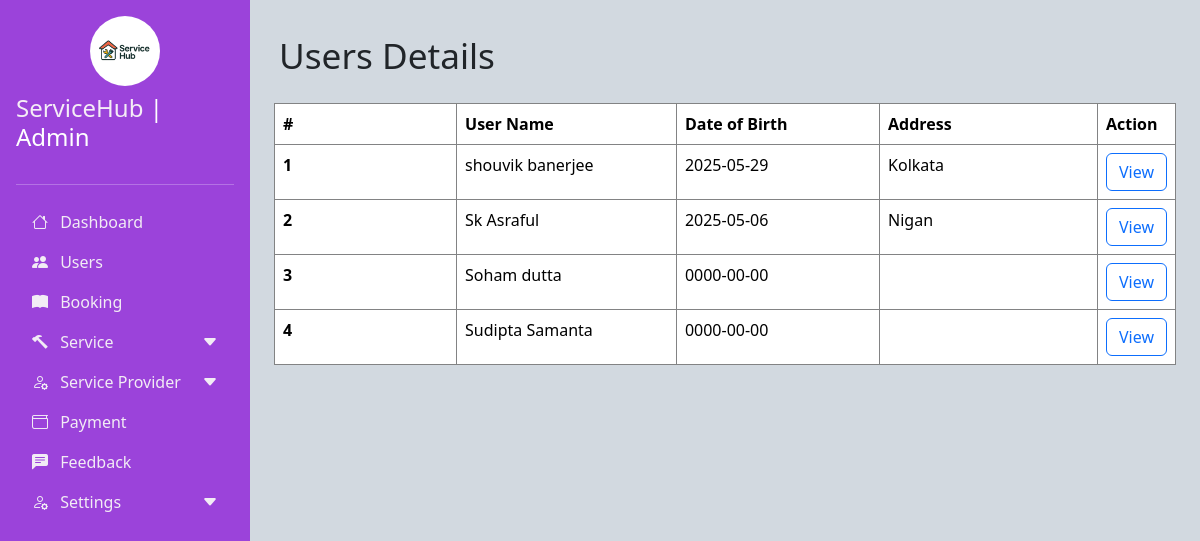
The app's page /Admin/user.php (signed in), older data.
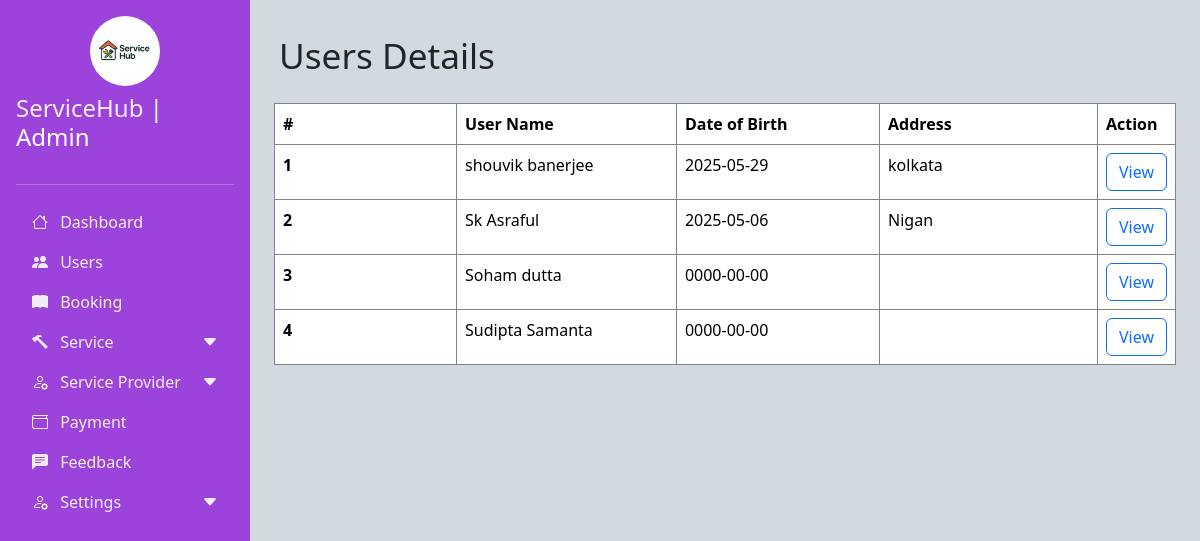
The same page, newer data.
### tables this page shows
CREATE TABLE `users` (
  `user_id` int(11) NOT NULL,
  `name` varchar(50) NOT NULL,
  `dob` date NOT NULL,
  `email` varchar(50) NOT NULL,
  `password` varchar(30) NOT NULL,
  `phone` varchar(15) NOT NULL,
  `address` text NOT NULL,
  `image` text NOT NULL,
  `created_at` timestamp NOT NULL DEFAULT current_timestamp(),
  `updated_at` timestamp NOT NULL DEFAULT current_timestamp()
);

### Admin/user.php (the view, shortened to what this page needs)
<!DOCTYPE html>
<html lang="en">
<head>
    <link href="./css/bootstrap.min.css" rel="stylesheet" >
    <link rel="stylesheet" href="https://cdn.jsdelivr.net/npm/bootstrap-icons@1.10.0/font/bootstrap-icons.css">
    <link rel="stylesheet" href="custom.css">
</head>
<body>
    <div class="d-flex ">
        <?php
            include_once "sidenav.php";
        ?>
        <div class="main-content p-4" id="mainContent">
        <div class="o35">
                    <p style="padding:5px;font-size:2.2rem">Users Details</p>
                    <table class="table">
                    <thead>
                        <tr>
                        <th scope="col">#</th>
                        <th scope="col">User Name</th>
                        <th scope="col">Date of Birth</th>
                        <th scope="col">Address</th>
                        <th colspan='2'>Action</th>
                        </tr>
                    </thead>
                    <tbody>
                    <?php
                        include_once "connection.php";
                        $count=1;
                        $res=mysqli_query($con,"SELECT * from users ");
                        while($row=mysqli_fetch_array($res))
                        {
                    ?>
                        <tr>
                        <th scope="row"><?php  echo $count++?></th>
                        <td data-label="User Name"><?php  echo $row['name']?></td>
                        <td data-label="DOB"><?php  echo $row['dob']?></td>
                         <td data-label="status"><?php  echo $row['address']?></td>
                        <td data-label="Action"><a href="userview.php?id=<?php echo $row['user_id']; ?>"><button type="button" class="btn btn-outline-primary">View</button></td>
                        </tr>
                        <?php
                            }
                        ?>
                    </tbody>
                    </table>
                </div>
            </div>
        </div>
</body>
</html>

Row changes from the older to the newer data that the page shows:
changed users "shouvik banerjee": address "Kolkata" → "kolkata"
